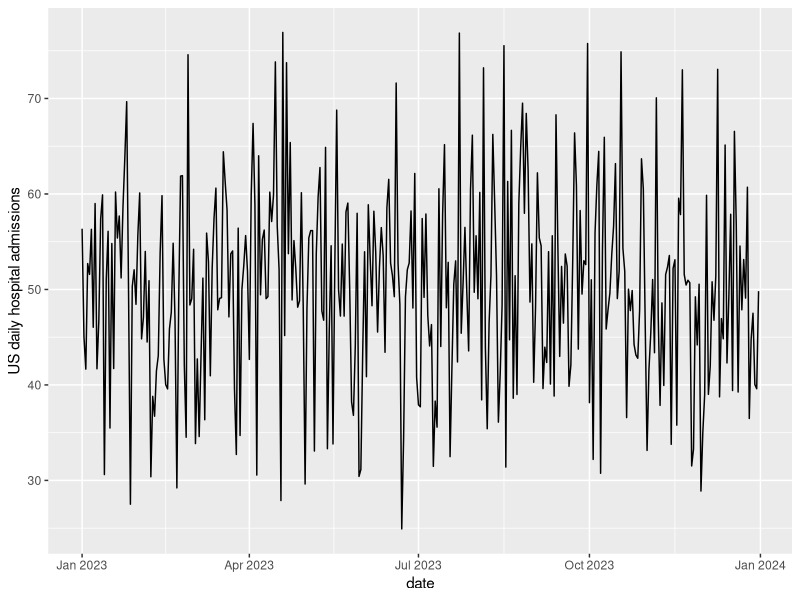
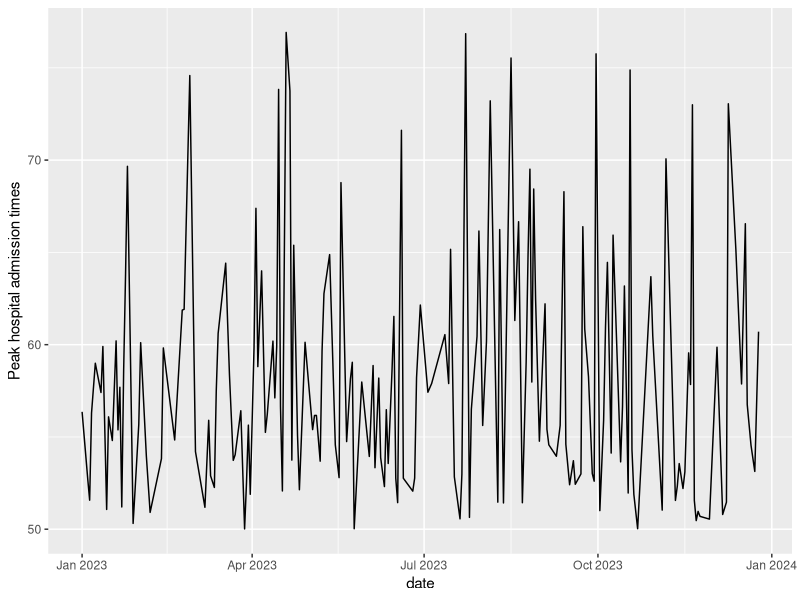

Write the R code that produced these figures, in order.
# 06-time-series-data-manipulation.R
# Companion to IE 1072 lecture notes; Week 3 R module (data manipulation).
#
# Generate a one-year time series of daily hospital admissions, then
# practise the standard dplyr/ggplot2 idioms used throughout the course:
# date conversion, mutate with conditionals, scale_x_date plotting,
# filtering by date, selecting columns, and joining filter + select.

library(tidyverse)
library(lubridate)
library(ggplot2)

# Reproducible synthetic timestamps for one calendar year.
set.seed(123)
start_date <- as.Date("2023-01-01")
end_date   <- as.Date("2023-12-31")
dates      <- seq(start_date, end_date, by = "days")

# Random clock times for each day in 24-hour format.
times <- sprintf("%02d:%02d:%02d",
                 sample(0:23, 365, replace = TRUE),
                 sample(0:59, 365, replace = TRUE),
                 sample(0:59, 365, replace = TRUE))
timestamps <- paste(dates, times)

# Normally-distributed daily admission counts (mean = 50, SD = 10).
hospital_admissions <- rnorm(365, mean = 50, sd = 10)

timestamp_data <- data.frame(
  date      = dates,
  Time      = times,
  Timestamp = timestamps,
  cases     = hospital_admissions
)

# ---- mutate + ifelse to derive a categorical column --------------------

timestamp_data <- timestamp_data %>%
  mutate(busy_status = ifelse(cases > 50, "high", "low"))
head(timestamp_data)

# ---- scale_x_date for date-axis line plots -----------------------------

p1 <- timestamp_data %>%
  ggplot(aes(x = date, y = cases)) +
  geom_line() +
  scale_x_date() +
  ylab("US daily hospital admissions")
p1

# diff() applied via mutate to compute day-over-day changes
timestamp_data <- timestamp_data %>%
  mutate(new_cases = c(lag = 1, diff(cases)))
head(timestamp_data)

# ---- filter on a date range ---------------------------------------------

july_august_admissions <- timestamp_data %>%
  filter(date >= as.Date("2023-07-01") & date <= as.Date("2023-08-31"))
head(july_august_admissions)

# ---- filter + select combined -------------------------------------------

hightime_admissions <- timestamp_data %>%
  filter(busy_status == "high") %>%
  select(c("date", "cases"))
head(hightime_admissions)

p2 <- hightime_admissions %>%
  ggplot(aes(x = date, y = cases)) +
  geom_line() +
  scale_x_date() +
  ylab("Peak hospital admission times")
p2
